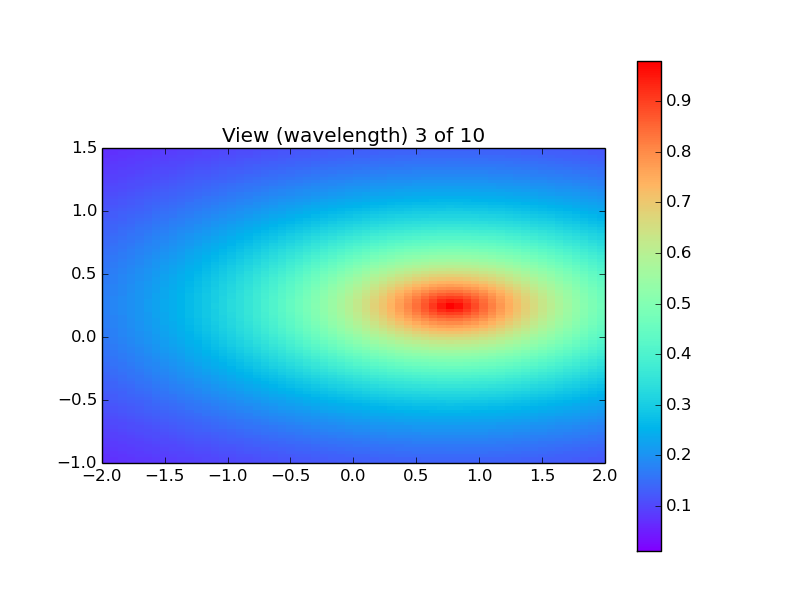

Reproduce this figure in Python.
"""Example how to use ndiminterpolation.py"""

__author__ = "Robert Nikutta <robert.nikutta@gmail.com>"
__version__ = '20150416'

import numpy as N
import matplotlib
import pylab as p
import ndiminterpolation

def example(plot=True,number=1000):

    import pylab as p
    import matplotlib

    """Example on how to use class NdimInterpolation.

    Usage
    -----
      ipython --pylab
      In[0]: import example
      In[1]: ip, datacube, theta, mywave = example.example()
             # n-dim interpolation object, 3d-cube, sequences of unique parameter values, array of interpolation values

    Parameters
    ----------
    plot : bool
        If True (default), will display a visualization of the data
        hypercube. Click a few times on the figure to move through the
        wavelength slices. If False, the figure won't be displayed.

    number : int or None
        If not None a benchmark of the interpolation speed will be
        performed, with number repetitions. Default: number=1000.

    """

    ### Generate some f(x,y,wave) data
    # two fantasy parameters and a wavelength array
    x = N.linspace(-2,2,100)       # unique ascending list of parameter1 values
    y = N.linspace(-1,1.5,60)      # unique ascending list of parameter2 values
    wave = N.linspace(0.1,3.,10)   # wavelength list

    # sequence of parameter arrays (each a unique sequence)
    theta = N.array((x,y,wave))

    # hypercube to interpolate on
    datacube = N.zeros((x.size,y.size,wave.size))
    X, Y = N.meshgrid(x,y);
    for j,w in enumerate(wave):
        # 2d Gaussian whose center moves along x with increasing wavelength, i.e. a 3-d hypercube
        datacube[...,j] = N.exp(-N.sqrt(X**2+(Y-w)**2)).T

    xmin, xmax = theta[0].min(), theta[0].max()
    ymin, ymax = theta[1].min(), theta[1].max()

    # Show the data; click on the image for successive wavelength views
    if plot == True:
        extent = (xmin,xmax,ymin,ymax)
        norm = matplotlib.colors.Normalize(datacube.min(),datacube.max())
        for j in xrange(wave.size):
            p.clf()
            p.imshow(datacube[...,j],extent=extent,origin='lower',cmap=matplotlib.cm.rainbow,interpolation='none',norm=norm)
            cb = p.colorbar()
            p.title("View (wavelength) %d of %d" % ((j+1),wave.size))
            print "Click on the image repeatedly for successive wavelength views"
            p.waitforbuttonpress()

    # create interpolation object
    ip = ndiminterpolation.NdimInterpolation(datacube,theta)  # defaults are order=1 and mode='log'

    # example of usage: interpolate on another wave grid (mywave), with any combination of parameter values (vector)
    mywave = N.linspace(0.5,2.9,50)
    vector = [0.5,1]
    sed = ip(vector,mywave)   # the interpolated 'SED'

    # speedtest
    if number is not None:
        import timeit

        def speedtest():
            # generate a random vector from the support of theta (here uniform in all dimensions)
            vector = [(xmax-xmin) * N.random.random() + xmin, (ymax-ymin) * N.random.random() + ymin]
            sed = ip(vector,mywave)

        print "Benchmarking (%d interpolations)..." % number
        duration = timeit.timeit(speedtest,number=number)
        duration_per_call =  duration/float(number)
        print "Duration = %.2f seconds --> %.2e seconds per interpolation --> %d interpolations per second" % (number,duration_per_call,(1./duration_per_call))

    return ip, datacube, theta, mywave
